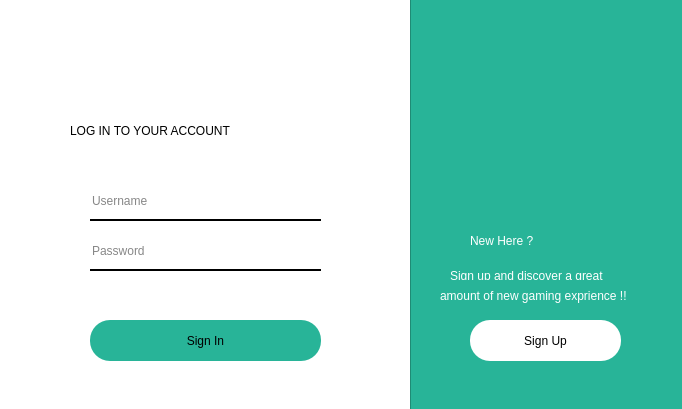
<?xml version="1.0" encoding="UTF-8"?>
<ui version="4.0">
 <class>Login</class>
 <widget class="QMainWindow" name="Login">
  <property name="geometry">
   <rect>
    <x>0</x>
    <y>0</y>
    <width>682</width>
    <height>409</height>
   </rect>
  </property>
  <property name="windowTitle">
   <string>Login</string>
  </property>
  <property name="styleSheet">
   <string notr="true">*{
  background-color:rgb(255, 255, 255);
}</string>
  </property>
  <widget class="QWidget" name="centralwidget">
   <widget class="QFrame" name="frame">
    <property name="geometry">
     <rect>
      <x>410</x>
      <y>-10</y>
      <width>281</width>
      <height>431</height>
     </rect>
    </property>
    <property name="styleSheet">
     <string notr="true">QFrame{
   background-color: rgb(40, 180, 152);
}</string>
    </property>
    <property name="frameShape">
     <enum>QFrame::StyledPanel</enum>
    </property>
    <property name="frameShadow">
     <enum>QFrame::Raised</enum>
    </property>
    <widget class="QLabel" name="label_2">
     <property name="geometry">
      <rect>
       <x>60</x>
       <y>230</y>
       <width>161</width>
       <height>41</height>
      </rect>
     </property>
     <property name="styleSheet">
      <string notr="true">color: rgb(255, 255, 255);
font: 22pt &quot;Ubuntu&quot;;
</string>
     </property>
     <property name="text">
      <string>New Here ?</string>
     </property>
    </widget>
    <widget class="QLabel" name="label_3">
     <property name="geometry">
      <rect>
       <x>40</x>
       <y>270</y>
       <width>181</width>
       <height>31</height>
      </rect>
     </property>
     <property name="styleSheet">
      <string notr="true">color: rgb(255, 255, 255);
font: 600 9pt &quot;Small Fonts&quot;;</string>
     </property>
     <property name="text">
      <string>Sign up and discover a great</string>
     </property>
    </widget>
    <widget class="QLabel" name="label_4">
     <property name="geometry">
      <rect>
       <x>30</x>
       <y>290</y>
       <width>211</width>
       <height>31</height>
      </rect>
     </property>
     <property name="styleSheet">
      <string notr="true">color: rgb(255, 255, 255);
font: 600 9pt &quot;Small Fonts&quot;;</string>
     </property>
     <property name="text">
      <string>amount of new gaming exprience !!</string>
     </property>
    </widget>
    <widget class="QPushButton" name="pushButton_2">
     <property name="geometry">
      <rect>
       <x>60</x>
       <y>330</y>
       <width>151</width>
       <height>41</height>
      </rect>
     </property>
     <property name="styleSheet">
      <string notr="true">font: 14pt &quot;Cascadia Code&quot;;
   border-radius:20px;
   background-color:rgb(255, 255, 255);</string>
     </property>
     <property name="text">
      <string>Sign Up</string>
     </property>
    </widget>
    <widget class="QLabel" name="label_5">
     <property name="geometry">
      <rect>
       <x>60</x>
       <y>60</y>
       <width>151</width>
       <height>171</height>
      </rect>
     </property>
     <property name="text">
      <string/>
     </property>
     <property name="pixmap">
      <pixmap resource="resource.qrc">:/resource/pic/UUUU.png</pixmap>
     </property>
     <property name="scaledContents">
      <bool>true</bool>
     </property>
    </widget>
    <widget class="QFrame" name="frame_2">
     <property name="geometry">
      <rect>
       <x>0</x>
       <y>0</y>
       <width>281</width>
       <height>431</height>
      </rect>
     </property>
     <property name="styleSheet">
      <string notr="true">QFrame{
   background-color: rgb(40, 180, 152);
}</string>
     </property>
     <property name="frameShape">
      <enum>QFrame::StyledPanel</enum>
     </property>
     <property name="frameShadow">
      <enum>QFrame::Raised</enum>
     </property>
     <widget class="QLabel" name="label_6">
      <property name="geometry">
       <rect>
        <x>60</x>
        <y>230</y>
        <width>161</width>
        <height>41</height>
       </rect>
      </property>
      <property name="styleSheet">
       <string notr="true">color: rgb(255, 255, 255);
font: 22pt &quot;Ubuntu&quot;;
</string>
      </property>
      <property name="text">
       <string>New Here ?</string>
      </property>
     </widget>
     <widget class="QLabel" name="label_7">
      <property name="geometry">
       <rect>
        <x>40</x>
        <y>270</y>
        <width>181</width>
        <height>31</height>
       </rect>
      </property>
      <property name="styleSheet">
       <string notr="true">color: rgb(255, 255, 255);
font: 600 9pt &quot;Small Fonts&quot;;</string>
      </property>
      <property name="text">
       <string>Sign up and discover a great</string>
      </property>
     </widget>
     <widget class="QLabel" name="label_8">
      <property name="geometry">
       <rect>
        <x>30</x>
        <y>290</y>
        <width>211</width>
        <height>31</height>
       </rect>
      </property>
      <property name="styleSheet">
       <string notr="true">color: rgb(255, 255, 255);
font: 600 9pt &quot;Small Fonts&quot;;</string>
      </property>
      <property name="text">
       <string>amount of new gaming exprience !!</string>
      </property>
     </widget>
     <widget class="QPushButton" name="pushButton_3">
      <property name="geometry">
       <rect>
        <x>60</x>
        <y>330</y>
        <width>151</width>
        <height>41</height>
       </rect>
      </property>
      <property name="styleSheet">
       <string notr="true">font: 14pt &quot;Cascadia Code&quot;;
   border-radius:20px;
   background-color:rgb(255, 255, 255);</string>
      </property>
      <property name="text">
       <string>Sign Up</string>
      </property>
     </widget>
     <widget class="QLabel" name="label_9">
      <property name="geometry">
       <rect>
        <x>60</x>
        <y>60</y>
        <width>151</width>
        <height>171</height>
       </rect>
      </property>
      <property name="text">
       <string/>
      </property>
      <property name="pixmap">
       <pixmap resource="resource.qrc">:/resource/pic/UUUU.png</pixmap>
      </property>
      <property name="scaledContents">
       <bool>true</bool>
      </property>
     </widget>
    </widget>
   </widget>
   <widget class="QPushButton" name="pushButton">
    <property name="geometry">
     <rect>
      <x>90</x>
      <y>320</y>
      <width>231</width>
      <height>41</height>
     </rect>
    </property>
    <property name="styleSheet">
     <string notr="true">font: 14pt &quot;Cascadia Code&quot;;
   border-radius:20px;
   background-color:rgb(40, 180, 152);</string>
    </property>
    <property name="text">
     <string>Sign In</string>
    </property>
   </widget>
   <widget class="QLineEdit" name="lineEdit">
    <property name="geometry">
     <rect>
      <x>90</x>
      <y>190</y>
      <width>231</width>
      <height>31</height>
     </rect>
    </property>
    <property name="styleSheet">
     <string notr="true">  font: 12pt &quot;Cascadia Code&quot;;
   background-color:rgba(0,0,0,0);
   border:none;
   border-bottom:2px solid rgb(0, 0, 0);
   color:rgba(0,0,0,240);
   padding-bottom:7px;</string>
    </property>
    <property name="placeholderText">
     <string>Username</string>
    </property>
   </widget>
   <widget class="QLineEdit" name="lineEdit_2">
    <property name="geometry">
     <rect>
      <x>90</x>
      <y>240</y>
      <width>231</width>
      <height>31</height>
     </rect>
    </property>
    <property name="styleSheet">
     <string notr="true">font: 12pt &quot;Cascadia Code&quot;;
   background-color:rgba(0,0,0,0);
   border:none;
   border-bottom:2px solid rgb(0, 0, 0);
   color:rgba(0,0,0,240);
   padding-bottom:7px;</string>
    </property>
    <property name="echoMode">
     <enum>QLineEdit::Password</enum>
    </property>
    <property name="placeholderText">
     <string>Password</string>
    </property>
   </widget>
   <widget class="QLabel" name="label">
    <property name="geometry">
     <rect>
      <x>70</x>
      <y>110</y>
      <width>281</width>
      <height>41</height>
     </rect>
    </property>
    <property name="styleSheet">
     <string notr="true">font: 700 16pt &quot;Ubuntu&quot;;</string>
    </property>
    <property name="text">
     <string>LOG IN TO YOUR ACCOUNT</string>
    </property>
   </widget>
  </widget>
 </widget>
 <resources>
  <include location="resource.qrc"/>
 </resources>
 <connections/>
</ui>
